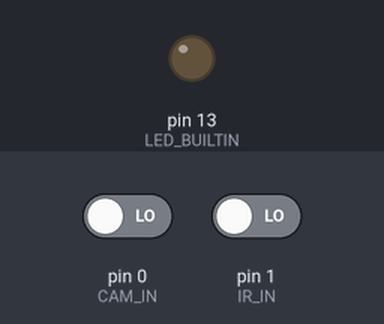
A sketch run on a simulated Arduino Uno, built with avr-gcc and run on an emulated ATmega328P. Shown: output pins drawn as LEDs (lit = HIGH). The test bench sets the inputs (shaded band); at power-on: pin 0 (CAM_IN) LOW, pin 1 (IR_IN) LOW. Pins used as bus, display or sensor lines are not drawn.

Above: at 1.2 s.
1.3 s: pin 0 (CAM_IN) driven HIGH
At 2.3 s:
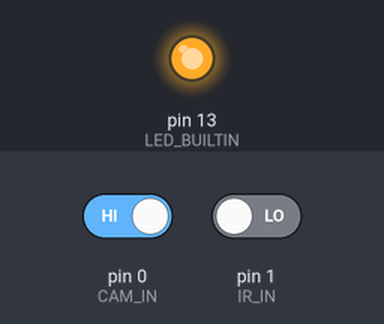
2.8 s: pin 0 (CAM_IN) driven LOW
At 3.5 s:
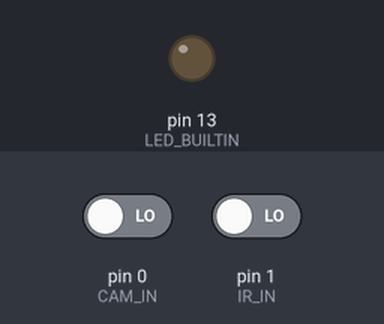
Timing chart, 0 to 5.8 s (numbered marks = the images above; inputs shaded):
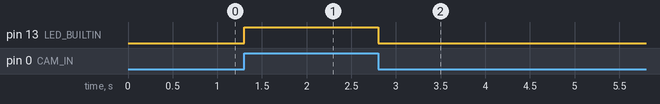

Measured:
- after the input at 1.3 s, pin 13 (LED_BUILTIN): LOW → HIGH at once
- after the input at 2.8 s, pin 13 (LED_BUILTIN): HIGH → LOW at once

The sketch:

smart_desk.ino
```cpp
// Written by Nikit Khakholia on May 20' 2022

// variables initialized with values as GPIO pin numbers
//  R1,R2,R3,R4 are OUTPUT pins to control relay
//  CAM_IN is INPUT from CAMERA module, 1=face detected, 0=face not detected
//  IR_IN is INPUT from IR sensor MODULE, 1=not detected, 0=detected something
int R1 = 2, R2 = 3, R3 = 4, R4 = 5, CAM_IN = 0, IR_IN = 1;

void setup()
{
    // setting RELAY pins as OUTPUT
    pinMode(R1, OUTPUT);
    pinMode(R2, OUTPUT);
    pinMode(R3, OUTPUT);
    pinMode(R4, OUTPUT);

    // setting CAMERA and IR pins as INPUT
    pinMode(CAM_IN, INPUT);
    pinMode(IR_IN, INPUT);

    // setting onboard LED as OUTPUT
    pinMode(LED_BUILTIN, OUTPUT);
}
void loop()
{
    // checking if both CAMERA and IR detects something
    if (digitalRead(CAM_IN) != 0 && digitalRead(IR_IN) == 0)
    {
        // if detected, then turn ON onboard LED and the RELAYS
        digitalWrite(LED_BUILTIN, HIGH);
        digitalWrite(R1, HIGH);
        digitalWrite(R2, HIGH);
        digitalWrite(R3, HIGH);
        digitalWrite(R4, HIGH);
    }
    else
    {
        // if not detected, then turn OFF onboard LED and the RELAYS
        digitalWrite(LED_BUILTIN, LOW);
        digitalWrite(R1, LOW);
        digitalWrite(R2, LOW);
        digitalWrite(R3, LOW);
        digitalWrite(R4, LOW);
    }
}
```
